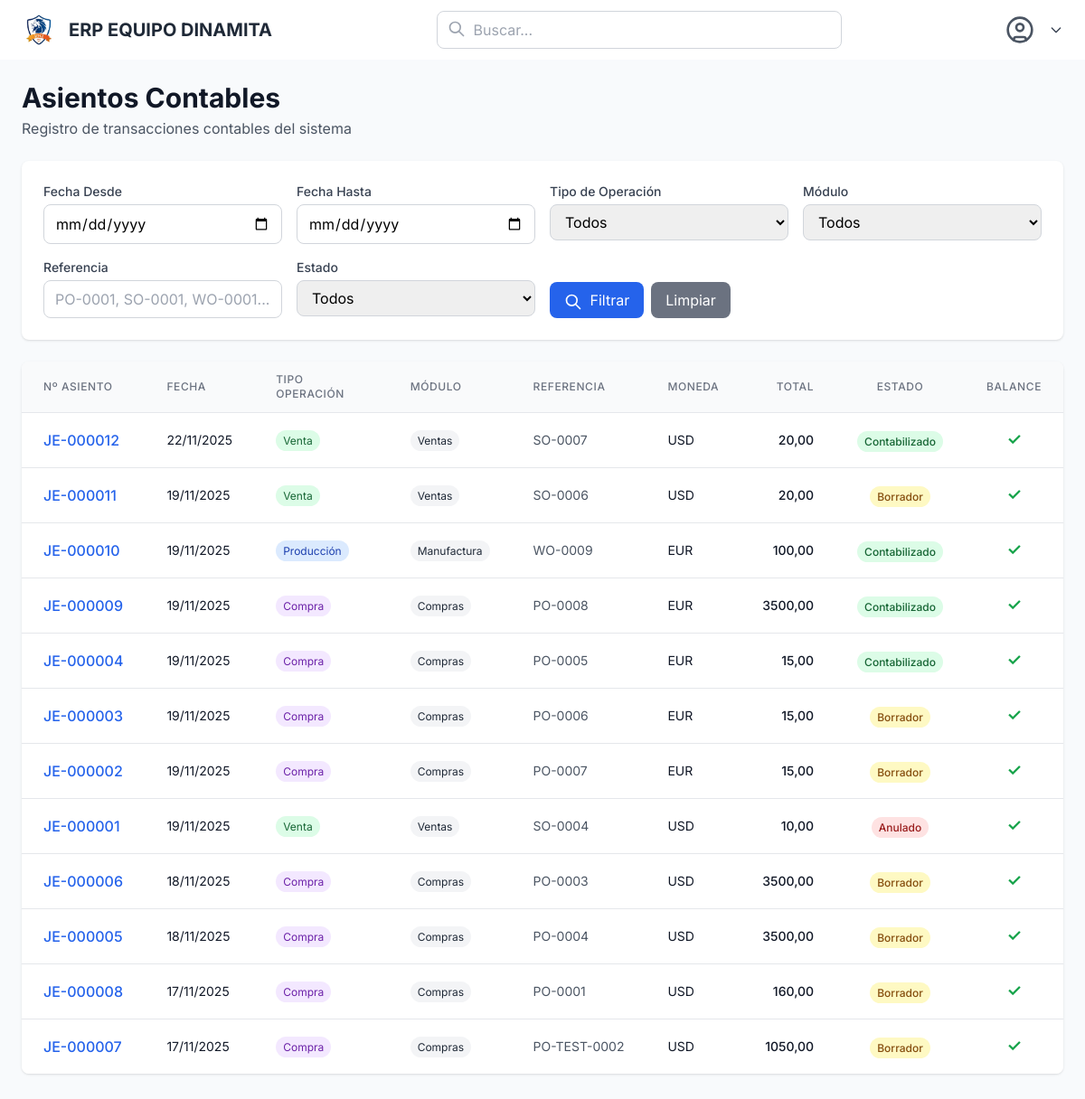
The app's page /accounting/journal-entries/ with its own data.
### accounting/models.py (models this page shows, shortened)
class JournalEntry(models.Model):
    OPERATION_TYPE_CHOICES = [
        ('PURCHASE', 'Compra'),
        ('SALE', 'Venta'),
        ('PRODUCTION', 'Producción'),
        ('ADJUSTMENT', 'Ajuste de Inventario'),
        ('TRANSFER', 'Transferencia'),
        ('MANUAL', 'Manual'),
    ]
    MODULE_CHOICES = [
        ('PURCHASES', 'Compras'),
        ('SALES', 'Ventas'),
        ('MANUFACTURING', 'Manufactura'),
        ('INVENTORY', 'Inventario'),
        ('ACCOUNTING', 'Contabilidad'),
    ]
    STATUS_CHOICES = [
        ('DRAFT', 'Borrador'),
        ('POSTED', 'Contabilizado'),
        ('CANCELLED', 'Anulado'),
    ]
    id_journal_entry = models.CharField(
        max_length=50,
        unique=True,
        verbose_name="Journal Entry ID",
        help_text="Identificador único del asiento contable (ej: JE-000001)"
    )
    date = models.DateField(
        verbose_name="Fecha",
        help_text="Fecha del asiento contable"
    )
    description = models.TextField(
        verbose_name="Descripción",
        help_text="Descripción general del asiento contable"
    )
    operation_type = models.CharField(
        max_length=50,
        choices=OPERATION_TYPE_CHOICES,
        verbose_name="Tipo de Operación",
        help_text="Tipo de operación que genera el asiento"
    )
    reference = models.CharField(
        max_length=100,
        verbose_name="Referencia",
        help_text="ID del documento origen (ej: PO-0001, SO-0001, WO-0001, etc.)"
    )
    module = models.CharField(
        max_length=50,
        choices=MODULE_CHOICES,
        verbose_name="Módulo",
        help_text="Módulo del sistema que genera el asiento"
    )
    currency = models.ForeignKey(
        Currency,
        on_delete=models.PROTECT,
        related_name='journal_entries',
        verbose_name="Moneda",
        help_text="Moneda del asiento contable"
    )
    status = models.CharField(
        max_length=20,
        choices=[
            ('DRAFT', 'Borrador'),
            ('POSTED', 'Contabilizado'),
            ('CANCELLED', 'Anulado'),
        ],
        default='DRAFT',
        verbose_name="Estado",
        help_text="Estado del asiento contable"
    )
    created_at = models.DateTimeField(
        auto_now_add=True,
        verbose_name="Creado el"
    )
    updated_at = models.DateTimeField(
        auto_now=True,
        verbose_name="Actualizado el"
    )
    created_by = models.ForeignKey(
        settings.AUTH_USER_MODEL,
        on_delete=models.SET_NULL,
        null=True,
        blank=True,
        related_name='created_journal_entries',
        verbose_name="Creado por"
    )
    class Meta:
        db_table = 'journal_entry'
        verbose_name = 'Asiento Contable'
        verbose_name_plural = 'Asientos Contables'
        ordering = ['-date', '-created_at']
        indexes = [
            models.Index(fields=['id_journal_entry']),
            models.Index(fields=['date']),
            models.Index(fields=['operation_type']),
            models.Index(fields=['module']),
            models.Index(fields=['reference']),
            models.Index(fields=['-created_at']),
        ]
    def get_total_debit(self):
        from decimal import Decimal
        return sum(line.debit for line in self.lines.all()) or Decimal('0.00')
    def get_total_credit(self):
        from decimal import Decimal
        return sum(line.credit for line in self.lines.all()) or Decimal('0.00')
    def is_balanced(self):
        return self.get_total_debit() == self.get_total_credit()

### core/models.py (models this page shows, shortened)
class Currency(models.Model):
    code = models.CharField(max_length=10, unique=True)
    name = models.CharField(max_length=100)
    symbol = models.CharField(max_length=10)
    class Meta:
        db_table = "currencies"
        verbose_name = "Currency"
        verbose_name_plural = "Currencies"
        ordering = ['code']

### accounting/views.py (the view)
# urls.py: path('journal-entries/', views.journal_entry_list_view, name='journal_entry_list'),
def journal_entry_list_view(request):
    entries = JournalEntry.objects.select_related(
        'currency',
        'created_by'
    ).prefetch_related(
        'lines__account'
    ).order_by('-date', '-id_journal_entry')
    fecha_desde = request.GET.get('fecha_desde')
    fecha_hasta = request.GET.get('fecha_hasta')
    if fecha_desde:
        try:
            fecha_desde_obj = datetime.strptime(fecha_desde, '%Y-%m-%d').date()
            entries = entries.filter(date__gte=fecha_desde_obj)
        except ValueError:
            messages.warning(request, 'Formato de fecha inválido para "Fecha Desde"')
    if fecha_hasta:
        try:
            fecha_hasta_obj = datetime.strptime(fecha_hasta, '%Y-%m-%d').date()
            entries = entries.filter(date__lte=fecha_hasta_obj)
        except ValueError:
            messages.warning(request, 'Formato de fecha inválido para "Fecha Hasta"')
    operation_type = request.GET.get('operation_type')
    if operation_type and operation_type != '':
        entries = entries.filter(operation_type=operation_type)
    module = request.GET.get('module')
    if module and module != '':
        entries = entries.filter(module=module)
    reference = request.GET.get('reference')
    if reference and reference.strip():
        entries = entries.filter(reference__icontains=reference.strip())
    status = request.GET.get('status')
    if status and status != '':
        entries = entries.filter(status=status)
    paginator = Paginator(entries, 25)  # 25 asientos por página
    page_number = request.GET.get('page')
    page_obj = paginator.get_page(page_number)
    entries_with_totals = []
    for entry in page_obj:
        total_debit = entry.get_total_debit()
        total_credit = entry.get_total_credit()
        is_balanced = entry.is_balanced()
        entries_with_totals.append({
            'entry': entry,
            'total_debit': total_debit,
            'total_credit': total_credit,
            'is_balanced': is_balanced,
        })
    context = {
        'page_obj': page_obj,
        'entries_with_totals': entries_with_totals,
        'operation_types': JournalEntry.OPERATION_TYPE_CHOICES,
        'modules': JournalEntry.MODULE_CHOICES,
        'status_choices': JournalEntry.STATUS_CHOICES,
        'fecha_desde': fecha_desde or '',
        'fecha_hasta': fecha_hasta or '',
        'selected_operation_type': operation_type or '',
        'selected_module': module or '',
        'reference': reference or '',
        'selected_status': status or '',
    }
    return render(request, 'accounting/journal_entry_list.html', context)

### accounting/templates/accounting/journal_entry_list.html (shortened to what this page needs)
{% extends "core/base.html" %}
{% load static %}
{% block content %}
<div class="max-w-7xl mx-auto">
    <div class="flex justify-between items-center mb-6">
        <div>
            <h1 class="text-3xl font-bold text-gray-900">Asientos Contables</h1>
            <p class="text-gray-600 mt-1">Registro de transacciones contables del sistema</p>
        </div>
    </div>
    <div class="bg-white rounded-lg shadow p-6 mb-6">
        <form method="get" class="space-y-4">
            <div class="grid grid-cols-1 md:grid-cols-4 gap-4">
                <div>
                    <label class="block text-sm font-medium text-gray-700 mb-1">Fecha Desde</label>
                    <input
                        type="date"
                        name="fecha_desde"
                        value="{{ fecha_desde }}"
                        class="w-full px-3 py-2 border border-gray-300 rounded-lg focus:outline-none focus:ring-2 focus:ring-blue-500"
                    >
                </div>
                <div>
                    <label class="block text-sm font-medium text-gray-700 mb-1">Fecha Hasta</label>
                    <input
                        type="date"
                        name="fecha_hasta"
                        value="{{ fecha_hasta }}"
                        class="w-full px-3 py-2 border border-gray-300 rounded-lg focus:outline-none focus:ring-2 focus:ring-blue-500"
                    >
                </div>
                <div>
                    <label class="block text-sm font-medium text-gray-700 mb-1">Tipo de Operación</label>
                    <select name="operation_type" class="w-full px-3 py-2 border border-gray-300 rounded-lg focus:outline-none focus:ring-2 focus:ring-blue-500">
                        <option value="">Todos</option>
                    </select>
                </div>
                <div>
                    <label class="block text-sm font-medium text-gray-700 mb-1">Módulo</label>
                    <select name="module" class="w-full px-3 py-2 border border-gray-300 rounded-lg focus:outline-none focus:ring-2 focus:ring-blue-500">
                        <option value="">Todos</option>
                    </select>
                </div>
            </div>
            <div class="grid grid-cols-1 md:grid-cols-4 gap-4">
                <div>
                    <label class="block text-sm font-medium text-gray-700 mb-1">Referencia</label>
                    <input
                        type="text"
                        name="reference"
                        value="{{ reference }}"
                        placeholder="PO-0001, SO-0001, WO-0001..."
                        class="w-full px-3 py-2 border border-gray-300 rounded-lg focus:outline-none focus:ring-2 focus:ring-blue-500"
                    >
                </div>
                <div>
                    <label class="block text-sm font-medium text-gray-700 mb-1">Estado</label>
                    <select name="status" class="w-full px-3 py-2 border border-gray-300 rounded-lg focus:outline-none focus:ring-2 focus:ring-blue-500">
                        <option value="">Todos</option>
                    </select>
                </div>
                <div class="col-span-2 flex items-end space-x-2">
                    <button type="submit" class="bg-blue-600 hover:bg-blue-700 text-white px-4 py-2 rounded-lg transition-colors">
                        <svg class="w-5 h-5 inline-block mr-1" fill="none" stroke="currentColor" viewBox="0 0 24 24">
                            <path stroke-linecap="round" stroke-linejoin="round" stroke-width="2" d="M21 21l-6-6m2-5a7 7 0 11-14 0 7 7 0 0114 0z"></path>
                        </svg>
                        Filtrar
                    </button>
                    <a href="{% url 'accounting:journal_entry_list' %}" class="bg-gray-500 hover:bg-gray-600 text-white px-4 py-2 rounded-lg transition-colors">
                        Limpiar
                    </a>
                </div>
            </div>
        </form>
    </div>
    <div class="bg-white rounded-lg shadow overflow-hidden">
        {% if entries_with_totals %}
        <div class="overflow-x-auto">
            <table class="min-w-full divide-y divide-gray-200">
                <thead class="bg-gray-50">
                    <tr>
                        <th class="px-6 py-3 text-left text-xs font-medium text-gray-500 uppercase tracking-wider">
                            Nº Asiento
                        </th>
                        <th class="px-6 py-3 text-left text-xs font-medium text-gray-500 uppercase tracking-wider">
                            Fecha
                        </th>
                        <th class="px-6 py-3 text-left text-xs font-medium text-gray-500 uppercase tracking-wider">
                            Tipo Operación
                        </th>
                        <th class="px-6 py-3 text-left text-xs font-medium text-gray-500 uppercase tracking-wider">
                            Módulo
                        </th>
                        <th class="px-6 py-3 text-left text-xs font-medium text-gray-500 uppercase tracking-wider">
                            Referencia
                        </th>
                        <th class="px-6 py-3 text-left text-xs font-medium text-gray-500 uppercase tracking-wider">
                            Moneda
                        </th>
                        <th class="px-6 py-3 text-right text-xs font-medium text-gray-500 uppercase tracking-wider">
                            Total
                        </th>
                        <th class="px-6 py-3 text-center text-xs font-medium text-gray-500 uppercase tracking-wider">
                            Estado
                        </th>
                        <th class="px-6 py-3 text-center text-xs font-medium text-gray-500 uppercase tracking-wider">
                            Balance
                        </th>
                    </tr>
                </thead>
                <tbody class="bg-white divide-y divide-gray-200">
                    {% for item in entries_with_totals %}
                    <tr class="hover:bg-gray-50 transition-colors">
                        <td class="px-6 py-4 whitespace-nowrap">
                            <a href="{% url 'accounting:journal_entry_detail' item.entry.id_journal_entry %}"
                               class="text-blue-600 hover:text-blue-800 font-medium">
                                {{ item.entry.id_journal_entry }}
                            </a>
                        </td>
                        <td class="px-6 py-4 whitespace-nowrap text-sm text-gray-900">
                            {{ item.entry.date|date:"d/m/Y" }}
                        </td>
                        <td class="px-6 py-4 whitespace-nowrap text-sm text-gray-900">
                            <span class="px-2 py-1 text-xs rounded-full
                                {% if item.entry.operation_type == 'PURCHASE' %}bg-purple-100 text-purple-800
                                {% elif item.entry.operation_type == 'SALE' %}bg-green-100 text-green-800
                                {% elif item.entry.operation_type == 'PRODUCTION' %}bg-blue-100 text-blue-800
                                {% elif item.entry.operation_type == 'ADJUSTMENT' %}bg-yellow-100 text-yellow-800
                                {% else %}bg-gray-100 text-gray-800{% endif %}">
                                {{ item.entry.get_operation_type_display }}
                            </span>
                        </td>
                        <td class="px-6 py-4 whitespace-nowrap text-sm text-gray-900">
                            <span class="px-2 py-1 text-xs rounded-full bg-gray-100 text-gray-800">
                                {{ item.entry.get_module_display }}
                            </span>
                        </td>
                        <td class="px-6 py-4 whitespace-nowrap text-sm text-gray-600">
                            {{ item.entry.reference }}
                        </td>
                        <td class="px-6 py-4 whitespace-nowrap text-sm text-gray-900">
                            {{ item.entry.currency.symbol }}
                        </td>
                        <td class="px-6 py-4 whitespace-nowrap text-sm text-right font-medium text-gray-900">
                            {{ item.total_debit|floatformat:2 }}
                        </td>
                        <td class="px-6 py-4 whitespace-nowrap text-center">
                            {% if item.entry.status == 'DRAFT' %}
                            <span class="px-2 py-1 text-xs font-medium rounded-full bg-yellow-100 text-yellow-800">
                                Borrador
                            </span>
                            {% elif item.entry.status == 'POSTED' %}
                            <span class="px-2 py-1 text-xs font-medium rounded-full bg-green-100 text-green-800">
                                Contabilizado
                            </span>
                            {% elif item.entry.status == 'CANCELLED' %}
                            <span class="px-2 py-1 text-xs font-medium rounded-full bg-red-100 text-red-800">
                                Anulado
                            </span>
                            {% endif %}
                        </td>
                        <td class="px-6 py-4 whitespace-nowrap text-center">
                            {% if item.is_balanced %}
                            <span class="text-green-600 font-bold text-lg" title="Balanceado">✓</span>
                            {% else %}
                            <span class="text-red-600 font-bold text-lg" title="Desbalanceado">✗</span>
                            {% endif %}
                        </td>
                    </tr>
                    {% endfor %}
                </tbody>
            </table>
        </div>
        {% endif %}
    </div>
</div>
{% endblock %}

### records on screen
JournalEntry: entry.id_journal_entry "JE-000012", entry "22/11/2025", entry.operation_type "Venta", entry.module "Ventas", entry.reference "SO-0007", entry.currency.symbol "USD", total_debit "20,00", status "Contabilizado"
JournalEntry: entry.id_journal_entry "JE-000011", entry "19/11/2025", entry.operation_type "Venta", entry.module "Ventas", entry.reference "SO-0006", entry.currency.symbol "USD", total_debit "20,00", status "Borrador"
JournalEntry: entry.id_journal_entry "JE-000010", entry "19/11/2025", entry.operation_type "Producción", entry.module "Manufactura", entry.reference "WO-0009", entry.currency.symbol "EUR", total_debit "100,00", status "Contabilizado"
JournalEntry: entry.id_journal_entry "JE-000009", entry "19/11/2025", entry.operation_type "Compra", entry.module "Compras", entry.reference "PO-0008", entry.currency.symbol "EUR", total_debit "3500,00", status "Contabilizado"
JournalEntry: entry.id_journal_entry "JE-000004", entry "19/11/2025", entry.operation_type "Compra", entry.module "Compras", entry.reference "PO-0005", entry.currency.symbol "EUR", total_debit "15,00", status "Contabilizado"
JournalEntry: entry.id_journal_entry "JE-000003", entry "19/11/2025", entry.operation_type "Compra", entry.module "Compras", entry.reference "PO-0006", entry.currency.symbol "EUR", total_debit "15,00", status "Borrador"
JournalEntry: entry.id_journal_entry "JE-000002", entry "19/11/2025", entry.operation_type "Compra", entry.module "Compras", entry.reference "PO-0007", entry.currency.symbol "EUR", total_debit "15,00", status "Borrador"
JournalEntry: entry.id_journal_entry "JE-000001", entry "19/11/2025", entry.operation_type "Venta", entry.module "Ventas", entry.reference "SO-0004", entry.currency.symbol "USD", total_debit "10,00", status "Anulado"
JournalEntry: entry.id_journal_entry "JE-000006", entry "18/11/2025", entry.operation_type "Compra", entry.module "Compras", entry.reference "PO-0003", entry.currency.symbol "USD", total_debit "3500,00", status "Borrador"
JournalEntry: entry.id_journal_entry "JE-000005", entry "18/11/2025", entry.operation_type "Compra", entry.module "Compras", entry.reference "PO-0004", entry.currency.symbol "USD", total_debit "3500,00", status "Borrador"
JournalEntry: entry.id_journal_entry "JE-000008", entry "17/11/2025", entry.operation_type "Compra", entry.module "Compras", entry.reference "PO-0001", entry.currency.symbol "USD", total_debit "160,00", status "Borrador"
JournalEntry: entry.id_journal_entry "JE-000007", entry "17/11/2025", entry.operation_type "Compra", entry.module "Compras", entry.reference "PO-TEST-0002", entry.currency.symbol "USD", total_debit "1050,00", status "Borrador"
